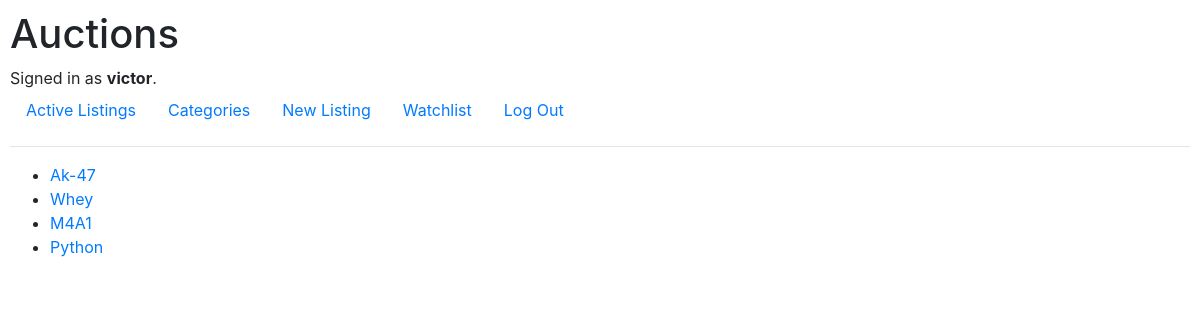
The app's page /watchlist (signed in) with its own data.
### auctions/models.py (models this page shows)
class User(AbstractUser):
    listings = models.ManyToManyField(AuctionListing, blank=True, related_name="owner")
    def __str__(self):
        return f"{self.username}"

class AuctionListing(models.Model):
    title = models.CharField(max_length=64)
    description = models.TextField(max_length=512)
    starting_bid = models.DecimalField(max_digits=10, decimal_places=2)
    img_url = models.URLField()
    total_bidings = models.IntegerField(default=0)
    auction_status = models.BooleanField(default=True)
    auction_winner = models.CharField(max_length=32, blank=True)
    def __str__(self):
        return f"{self.title}"

### auctions/views.py (the view)
# urls.py: path("watchlist", views.watchlist_page, name="watchlist_page"),
def watchlist_page(request):
    user = request.user
    if user.is_authenticated:
        user = User.objects.get(username=user)
        watchlist = user.user_watchlist.all().values("auction_listing").distinct()
        listings = []
        for listing in watchlist:
            x = AuctionListing.objects.get(pk=listing["auction_listing"])
            listings.append(x)
        print(listings)
        return render(request, "auctions/watchlist_page.html", context={
            "listings": listings
    })
    else:
        return HttpResponseRedirect(reverse("index"))

### auctions/templates/auctions/watchlist_page.html (shortened to what this page needs)
{% extends 'auctions/layout.html' %}
{% block body %}
    <ul>
        {% for listing in listings %}
            <li><a href="{% url 'listing_page' listing.pk %}">{{listing.title}}</a></li>
            {% empty %}
                <li><strong>Empty</strong></li>
        {% endfor %}
    </ul>
{% endblock %}

### auctions/templates/auctions/layout.html (shortened to what this page needs)
{% load static %}
<!DOCTYPE html>
<html lang="en">
    <head>
        <link rel="stylesheet" href="https://stackpath.bootstrapcdn.com/bootstrap/4.4.1/css/bootstrap.min.css">
        <link href="{% static 'auctions/styles.css' %}" rel="stylesheet">
    </head>
    <body>
        <h1>Auctions</h1>
        <div>
            {% if user.is_authenticated %}
                Signed in as <strong>{{ user.username }}</strong>.
            {% else %}
                Not signed in.
            {% endif %}
        </div>
        <ul class="nav">
            <li class="nav-item">
                <a class="nav-link" href="{% url 'index' %}">Active Listings</a>
            </li>
            <li class="nav-item">
                <a class="nav-link" href="{% url 'categories' %}">Categories</a>
            </li>
            {% if user.is_authenticated %}
                <li class="nav-item">
                    <a class="nav-link" href="{% url 'new_listing' %}">New Listing</a>
                </li>
                <li class="nav-item">
                    <a class="nav-link" href="{% url 'watchlist_page' %}">Watchlist</a>
                </li>
                <li class="nav-item">
                    <a class="nav-link" href="{% url 'logout' %}">Log Out</a>
                </li>
            {% endif %}
        </ul>
        <hr>
        {% block body %}
        {% endblock %}
    </body>
</html>

### auctions/static/auctions/styles.css (style rules this page uses)
body { padding: 10px; }

### records on screen
User: username "victor"
AuctionListing: title "Ak-47"
AuctionListing: title "Whey"
AuctionListing: title "M4A1"
AuctionListing: title "Python"
